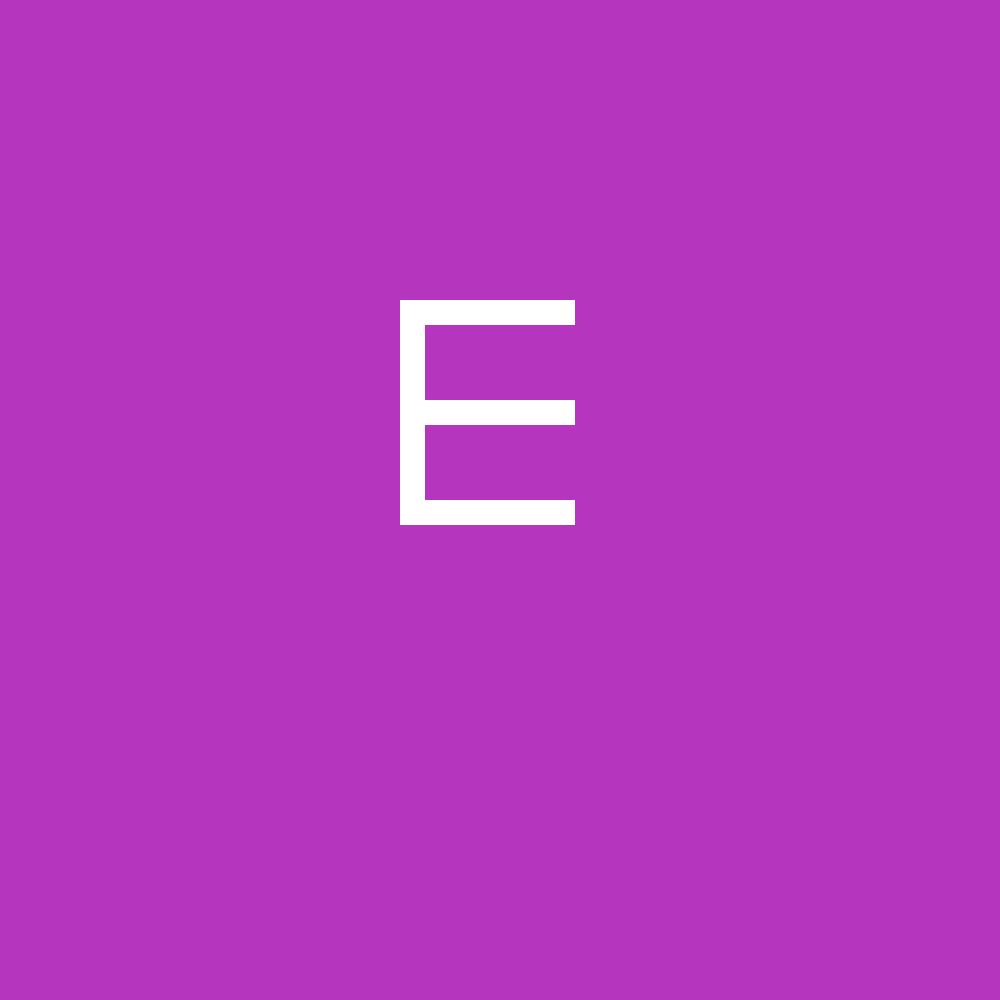
Frame 1 (no input)
Frame 60 (no input): identical to frame 1, image omitted
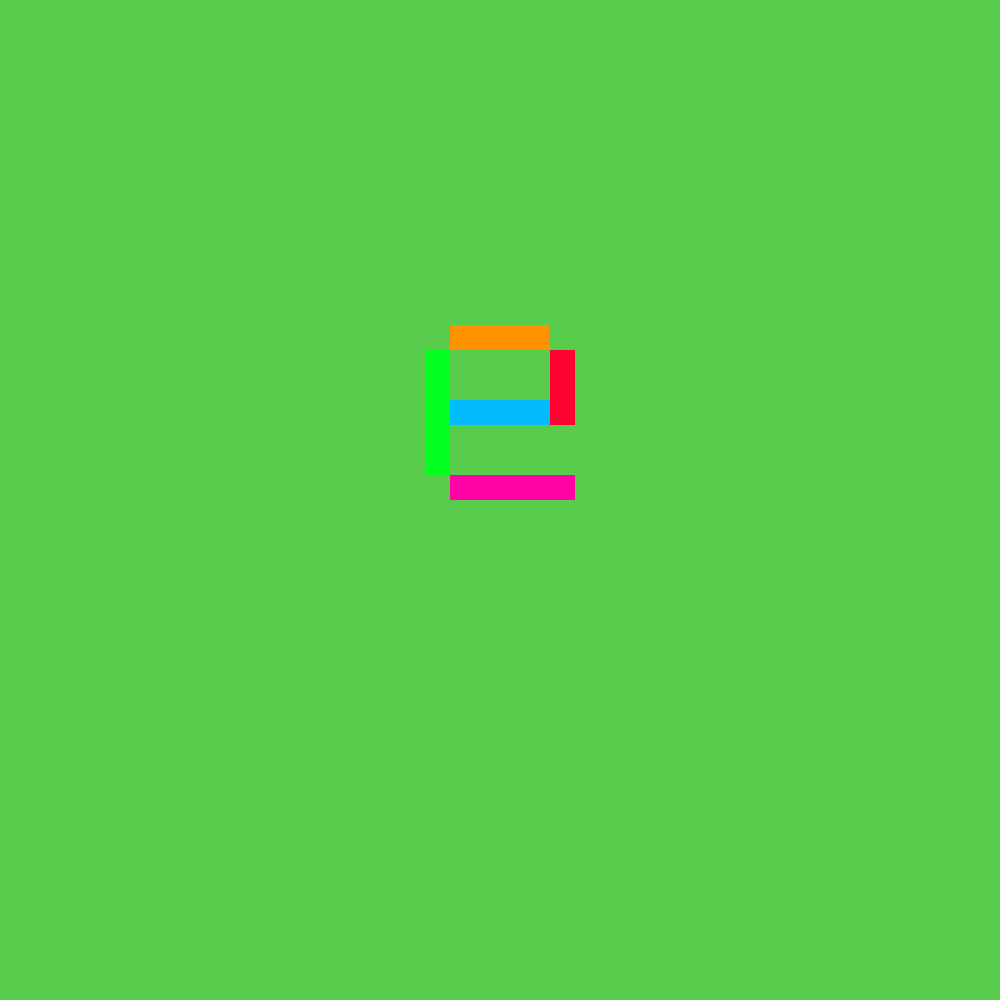
Frame 120 (the mouse pressed at the canvas centre since frame 60)

The p5.js sketch that drew these frames (run headless with seeded random() and noise() and a simulated clock; from frame 60 on, the mouse is pressed at the canvas centre):

// p5.js sketch
// ── sketch.js
var bgColor; // for random bckg


function setup (){
    createCanvas(1000, 1000);
    bgColor = color(random(255), random(255), random(255)); // for random bckg
    //rectMode(CENTER);
   
}

function draw (){
    background(bgColor); // for random bckg
    //background(231, 218, 237);
    //fill(244, 122, 158);
    //rect(mouseX, 100, mouseX, 100);
    //fill (244, 122, 158);
    //rect(100, mouseY, 100, mouseY);
   
    /*noStroke();
    fill (244, 122, 158);
    rect (400, 300, 175, 25);

    noStroke();
    fill (244, 122, 158);
    rect (400, 400, 175, 25);

    noStroke();
    fill (244, 122, 158);
    rect (400, 500, 175, 25);

    noStroke();
    fill (244, 122, 158);
    rect (400, 300, 25, 200); 



    noStroke(); // top bar
    fill (255);
    rect (450, 325, 100, 25);

    noStroke(); // left vertical bar
    fill (255);
    rect (425, 350, 25, 125);
    
    noStroke(); // middle bar
    fill (255);
    rect (450, 400, 100, 25);

    noStroke(); // right vertical bar
    fill (255);
    rect (550, 350, 25, 75);

    noStroke(); // bottom bar
    fill (255);
    rect (450, 475, 125, 25); */

    if (mouseIsPressed === true) {
        noStroke();
        fill (255, 146, 3);
        //rect (450, 425, 100, 25);
        rect (450, 325, 100, 25);

        noStroke();
        fill (3, 255, 32);
        //rect (425, 450, 25, 125);
        rect (425, 350, 25, 125);
        
        noStroke();
        fill (3, 188, 255);
        //rect (450, 500, 100, 25);
        rect (450, 400, 100, 25);

        noStroke();
        fill (255, 3, 49);
        //rect (550, 450, 25, 75);
        rect (550, 350, 25, 75);

        noStroke();
        fill (255, 3, 167);
        //rect (450, 575, 125, 25);
        rect (450, 475, 125, 25); 

    } else {
        noStroke(); // top bar
        fill (255);
        rect (400, 300, 175, 25);

        noStroke(); // middle bar
        fill (255);
        rect (400, 400, 175, 25);

        noStroke(); // bottom bar
        fill (255);
        rect (400, 500, 175, 25);

        noStroke(); // vertical bar
        fill (255);
        rect (400, 300, 25, 200);
      }
    
}

function mousePressed(){
    bgColor = color(random(255), random(255), random(255)); // for random bckg
    
}
